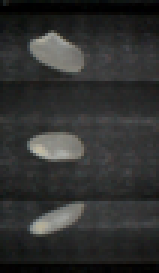
%> input picture Input/Rice01.png, 53 x 91 px (shown 3 times larger)
$ octave Rice_grain_segmentation.m   (GNU Octave 9; MATLAB toolbox functions it lacks are replaced by stand-ins)
%> lines starting %> are read from the running program, lines starting %| are printed output that depends on the picture; in (x1, y1, x2, y2) boxes, pixels count from 0 and x2, y2 are one past the last pixel; in counts of white or black regions, pixels touching at a corner belong together; the program's own positions count from 1
clear
close all
tic; % Start timer.
captionFontSize = 14;

%% Load the file
fullFileName = '\Images\Rice01.png';

%% Convert RGB2Grayscale
originalImage = imread(fullFileName);
%> originalImage is the input picture: size 91x53x3 uint8; mean R, G, B 48.3, 48.9, 48
originalImage = rgb2gray(originalImage);
%> originalImage: size 91x53 uint8
subplot(2, 4, 1);
imshow(originalImage);

%% Explore the image/data using histogram:
[pixelCount, grayLevels] = imhist(originalImage);
%> pixelCount = 256 values, max 133 at index 42, min 0 at index 99, mean 18.84; grayLevels = 256 values from 0 to 255

subplot(2, 4, 2);
bar(pixelCount);
xlim([0 grayLevels(end)]); % Scale x axis manually.
grid on;

thresholdValue = 90; % Choose the threshold value in roder to mask out the background noise.

% Show the threshold as a vertical red bar on the histogram.
hold on;
maxYValue = ylim;
line([thresholdValue, thresholdValue], maxYValue, 'Color', 'r');
annotationText = sprintf('Thresholded at %d gray levels', thresholdValue);
text(double(thresholdValue + 5), double(0.5 * maxYValue(2)), annotationText, 'FontSize', 10, 'Color', [0 .5 0]);
text(double(thresholdValue - 70), double(0.94 * maxYValue(2)), 'Background', 'FontSize', 10, 'Color', [0 0 .5]);
text(double(thresholdValue + 50), double(0.94 * maxYValue(2)), 'Foreground', 'FontSize', 10, 'Color', [0 0 .5]);

%% Get and show binary image
binaryImage = originalImage > thresholdValue;
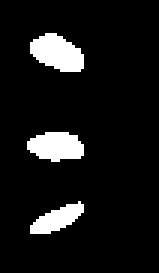
%> binaryImage: size 91x53 logical (shown 3 times larger); 8.6% white; 3 white regions
binaryImage = imfill(binaryImage, 'holes');
% Display the binary image.
subplot(2, 4, 3);
imshow(binaryImage);
title('Binary Image', 'FontSize', captionFontSize);

%% Maskout the background noise

MaskedImage = originalImage;
MaskedImage(~binaryImage) = 0;
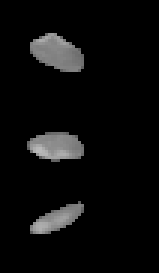
%> MaskedImage: size 91x53 uint8 (shown 3 times larger); min 0, max 186, mean 11.5
subplot(2, 4, 4);
imshow(MaskedImage);
title('Masked Image', 'FontSize', captionFontSize);
%% Get the centroid, mean intensity, permieter of the whole seed etc
blobMeasurements = regionprops(binaryImage, originalImage, 'all');
%> blobMeasurements = 3 regions; box (x1, y1, x2, y2), Area, Centroid, MajorAxisLength, MinorAxisLength and Eccentricity: (10, 11, 28, 24) 164 [19.7 18.3] 19.51 10.88 0.83, (9, 44, 28, 54) 145 [19.3 49.3] 19.31 9.72 0.864, (10, 67, 28, 78) 106 [19.6 73.6] 20.23 6.79 0.942


%% Calculate the chalkiness by first exploring the histogram

[pixelCount_1, grayLevels_1] = imhist(MaskedImage);
%> pixelCount_1 = 256 values, max 4408 at index 1, min 0 at index 2, mean 18.84; grayLevels_1 = 256 values from 0 to 255
% % subplot(2, 3, 5);
% % bar(pixelCount_1);
% % xlim([0 grayLevels_1(end)]); % Scale x axis manually.
% % grid on;
thresholdValue_1 = 180; %% Choose the threshold that segments the chalkiness
binary_MaskedImage = MaskedImage > thresholdValue_1;
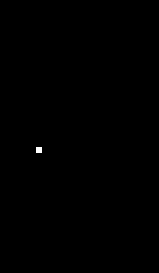
%> binary_MaskedImage: size 91x53 logical (shown 3 times larger); 0.08% white in thin lines or dots, all inside (x1, y1, x2, y2) = (12, 49, 14, 51)
binary_MaskedImage = imfill(binary_MaskedImage, 'holes');

% [8 lines of commented-out code are left out]

%% Display the binary Masked  image.
subplot(2, 4, 5);
imshow(binary_MaskedImage);
title('Binary Masked Image', 'FontSize', captionFontSize);

%% Get the centroid, mean intensity, permieter of the chlky area
blobMeasurements_subblobs = regionprops(binary_MaskedImage, originalImage, 'all');
%> blobMeasurements_subblobs = 1 region; box (x1, y1, x2, y2), Area, Centroid, MajorAxisLength, MinorAxisLength and Eccentricity: (12, 49, 14, 51) 4 [13.5 50.5] 2.31 2.31 0

% Plot the borders of all the seeds on the original grayscale image using the coordinates returned by bwboundaries.
subplot(2, 4, 6);
imshow(originalImage);
axis image; % Make sure image is not artificially stretched because of screen's aspect ratio.
hold on;

boundaries = bwboundaries(binaryImage);
%> boundaries = 3 boundaries; box (x1, y1, x2, y2) and points: (9, 44, 28, 54) 43, (10, 11, 28, 24) 43, (10, 67, 28, 78) 39
numberOfBoundaries = size(boundaries, 1);
%> numberOfBoundaries = 3
for k = 1 : numberOfBoundaries
	thisBoundary = boundaries{k};
	plot(thisBoundary(:,2), thisBoundary(:,1), 'g', 'LineWidth', 2);
end
%> this loop made 3 passes

boundaries_Masked = bwboundaries(binary_MaskedImage);
%> boundaries_Masked = 1 boundary; box (x1, y1, x2, y2) and points: (12, 49, 14, 51) 5
numberOfBoundaries_Masked = size(boundaries_Masked, 1);
%> numberOfBoundaries_Masked = 1
for k = 1 : numberOfBoundaries_Masked
	thisBoundary_Masked = boundaries_Masked{k};
	plot(thisBoundary_Masked(:,2), thisBoundary_Masked(:,1), 'b', 'LineWidth', 2);
end
%> this loop made 1 pass
%> thisBoundary_Masked on pass 1: [50 13; 50 14; 51 14; 51 13; 50 13]

hold off;

%% Overlay the chalky area on the original image
subplot(2, 4, 7);
imshow(labeloverlay(originalImage,binary_MaskedImage))
title('Chalkiness')
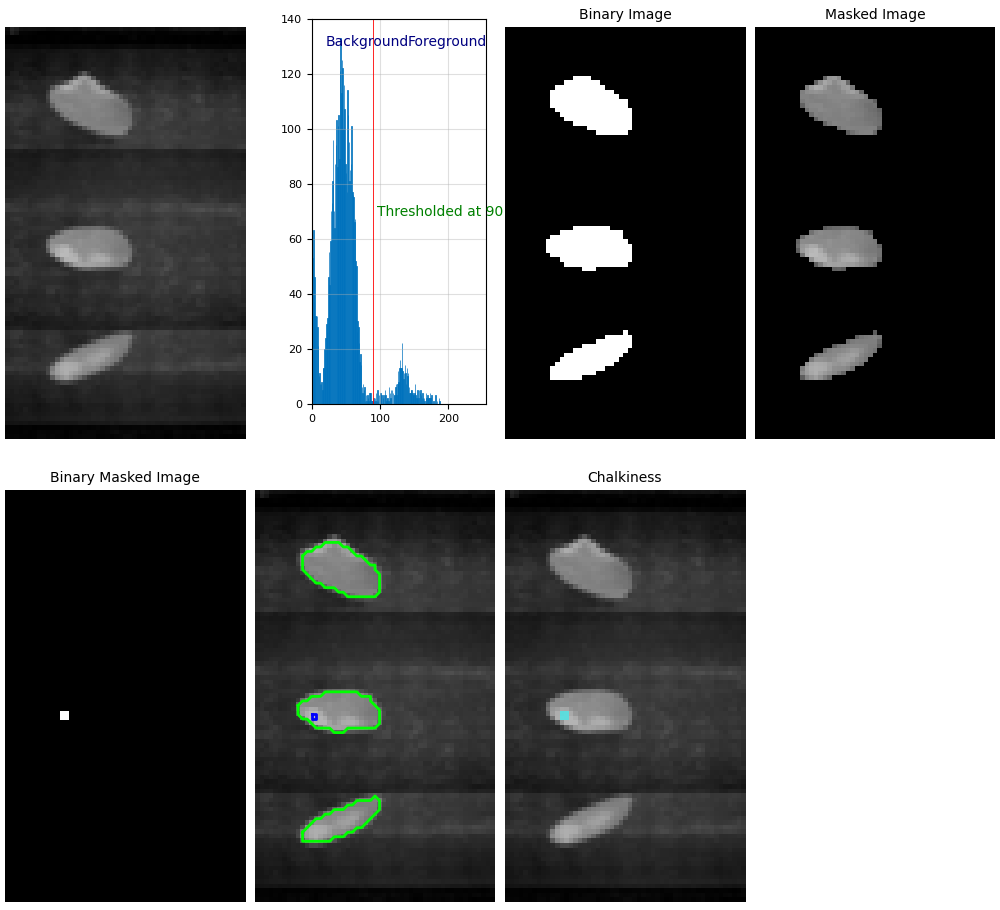
%> figure redrawn from the program's plot data, 7 panels

%% Chalkiness
Sum_Subblobs_Perimeter = sum([blobMeasurements_subblobs(1:end).Perimeter]);
%> Sum_Subblobs_Perimeter = 3.56
Sum_Blobs_Perimeter = sum([blobMeasurements(1:end).Perimeter]);
%> Sum_Blobs_Perimeter = 132.2

Percentage_Chalkiness=(Sum_Subblobs_Perimeter/Sum_Blobs_Perimeter)*100;
%> Percentage_Chalkiness = 2.69

if Percentage_Chalkiness<10
fprintf('<strong> This belongs to category 1 </strong>\n')
elseif (Percentage_Chalkiness>10)&&(Percentage_Chalkiness<25)
fprintf('<strong> This belongs to category 2 </strong>\n')
elseif (Percentage_Chalkiness>25)&&(Percentage_Chalkiness<50)
fprintf('<strong> This belongs to category 3 </strong>\n')
elseif (Percentage_Chalkiness>50)&&(Percentage_Chalkiness<75)
fprintf('<strong> This belongs to category 4 </strong>\n')
elseif (Percentage_Chalkiness>75)&&(Percentage_Chalkiness<100)
fprintf('<strong> This belongs to category 5 </strong>\n')
end

toc

$ run again, with Input/Rice03.png copied over Input/Rice01.png
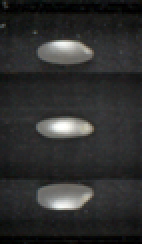
%> input picture Input/Rice03.png, 71 x 122 px (shown 2 times larger)
%> originalImage is the input picture: size 122x71x3 uint8; mean R, G, B 46.1, 46.4, 46.1
%> originalImage: size 122x71 uint8
%> pixelCount = 256 values, max 281 at index 42, min 0 at index 74, mean 33.84; grayLevels = 256 values from 0 to 255
%> `binaryImage = originalImage > thresholdValue;`:
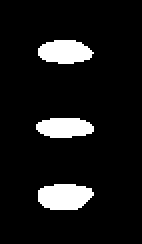
%> binaryImage: size 122x71 logical (shown 2 times larger); 9.1% white; 3 white regions
%> blobMeasurements = 3 regions; box (x1, y1, x2, y2), Area, Centroid, MajorAxisLength, MinorAxisLength and Eccentricity: (19, 92, 47, 105) 296 [32.8 98.9] 28.25 13.5 0.878, (19, 20, 47, 32) 259 [33 26.5] 27.67 12.01 0.901, (18, 59, 47, 69) 235 [32.9 64.4] 29.49 10.23 0.938
%> pixelCount_1 = 256 values, max 7872 at index 1, min 0 at index 2, mean 33.84; grayLevels_1 = 256 values from 0 to 255
%> binary_MaskedImage: size 122x71 logical; 1.9% white; 6 white regions (3 under 20 px)
%> blobMeasurements_subblobs = 6 regions; largest, box (x1, y1, x2, y2), Area, Centroid, MajorAxisLength, MinorAxisLength and Eccentricity: (25, 60, 41, 67) 74 [33 63.9] 15.2 6.48 0.905, (26, 100, 38, 104) 44 [32.7 102.6] 12.97 4.51 0.938, (26, 21, 38, 25) 39 [32.8 23.2] 12.37 4.32 0.937, (42, 62, 45, 65) 7 [43.7 64.1] 3.76 2.73 0.689
%> boundaries = 3 boundaries; box (x1, y1, x2, y2) and points: (19, 92, 47, 105) 62, (18, 59, 47, 69) 61, (19, 20, 47, 32) 59
%> numberOfBoundaries = 3
%> the loop `for k = 1 : numberOfBoundaries` made 3 passes
%> boundaries_Masked = 6 boundaries; box (x1, y1, x2, y2) and points: (25, 60, 41, 67) 33, (26, 100, 38, 104) 26, (26, 21, 38, 25) 25, (42, 62, 45, 65) 8, (43, 25, 44, 26) 2, (43, 98, 44, 99) 2
%> numberOfBoundaries_Masked = 6
%> the loop `for k = 1 : numberOfBoundaries_Masked` made 6 passes
%> thisBoundary_Masked on passes 5 to 6: [26 44; 26 44], [99 44; 99 44]
%> `imshow(labeloverlay(originalImage,binary_MaskedImage))`:
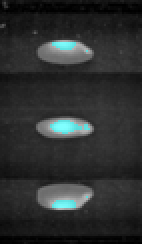
%> displayed picture: size 122x71x3, on the screen's scale of 0 to 255 (shown 2 times larger); mean R, G, B 44.2, 46.7, 46.7
%> Sum_Subblobs_Perimeter = 90.18
%> Sum_Blobs_Perimeter = 190
%> Percentage_Chalkiness = 47.46
